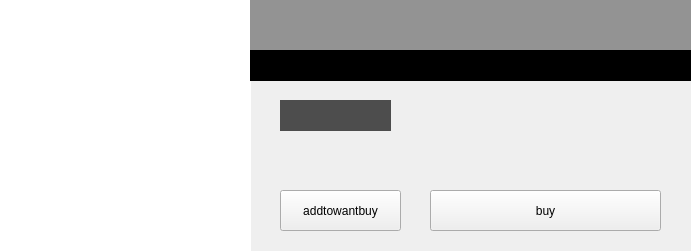
<?xml version="1.0" encoding="UTF-8"?>
<ui version="4.0">
 <class>Form</class>
 <widget class="QWidget" name="Form">
  <property name="geometry">
   <rect>
    <x>0</x>
    <y>0</y>
    <width>691</width>
    <height>251</height>
   </rect>
  </property>
  <property name="windowTitle">
   <string>Form</string>
  </property>
  <widget class="QLabel" name="bannerLabel">
   <property name="geometry">
    <rect>
     <x>0</x>
     <y>0</y>
     <width>251</width>
     <height>251</height>
    </rect>
   </property>
   <property name="styleSheet">
    <string notr="true">background-color: rgb(255, 255, 255);</string>
   </property>
   <property name="text">
    <string/>
   </property>
  </widget>
  <widget class="QPushButton" name="addItemto_wantbuy">
   <property name="geometry">
    <rect>
     <x>280</x>
     <y>190</y>
     <width>121</width>
     <height>41</height>
    </rect>
   </property>
   <property name="text">
    <string>addtowantbuy</string>
   </property>
  </widget>
  <widget class="QPushButton" name="buyItemButton">
   <property name="geometry">
    <rect>
     <x>430</x>
     <y>190</y>
     <width>231</width>
     <height>41</height>
    </rect>
   </property>
   <property name="text">
    <string>buy</string>
   </property>
  </widget>
  <widget class="QLabel" name="product_info">
   <property name="geometry">
    <rect>
     <x>250</x>
     <y>0</y>
     <width>441</width>
     <height>51</height>
    </rect>
   </property>
   <property name="styleSheet">
    <string notr="true">background-color: rgb(147, 147, 147);</string>
   </property>
   <property name="text">
    <string/>
   </property>
  </widget>
  <widget class="QLabel" name="product_information">
   <property name="geometry">
    <rect>
     <x>250</x>
     <y>50</y>
     <width>441</width>
     <height>31</height>
    </rect>
   </property>
   <property name="styleSheet">
    <string notr="true">background-color: rgb(0, 0, 0);</string>
   </property>
   <property name="text">
    <string/>
   </property>
  </widget>
  <widget class="QLabel" name="product_price">
   <property name="geometry">
    <rect>
     <x>280</x>
     <y>100</y>
     <width>111</width>
     <height>31</height>
    </rect>
   </property>
   <property name="styleSheet">
    <string notr="true">background-color: rgb(77, 77, 77);</string>
   </property>
   <property name="text">
    <string/>
   </property>
  </widget>
 </widget>
 <resources/>
 <connections/>
</ui>
